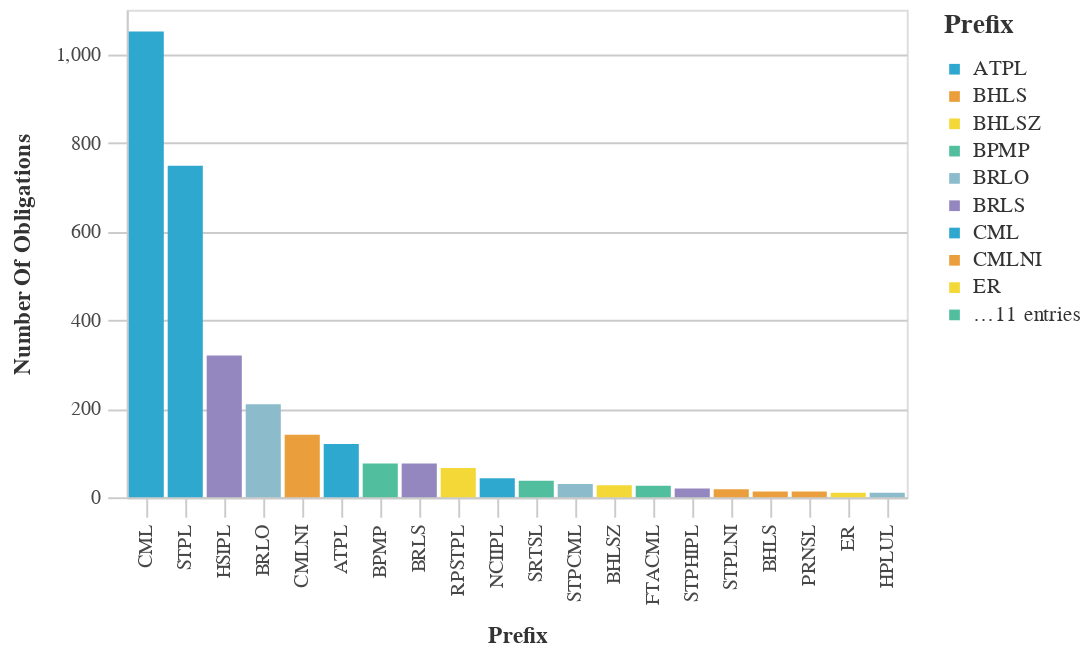

Write notebook code for a chart like this one.
### Code cell
#Bar chart with the Most Used Prefix Counts
chart_df = (df_top>>filter(_.variable=='prefix')).rename(columns={"value":"Prefix",
                                 "count":"Number of Obligations"})
chart9= (_dla_utils_reports.basic_bar_chart_no_save(chart_df, 'Prefix', 'Number of Obligations', 'Prefix', district))
    
display(HTML("<h4><strong>Most Used Prefix Codes</strong></h4>"))
display(chart9)

### Figure 1 — Vega-Lite specification as saved in the notebook (floating-point values rounded to 4 significant figures)
{"config": {"view": {"continuousWidth": 400, "continuousHeight": 300}, "axis": {"domainColor": "#cbcbcb", "grid": true, "gridColor": "#cbcbcb", "gridWidth": 1, "labelColor": "#474747", "labelFont": "Nunito Sans", "labelFontSize": 10, "labelPadding": 4, "tickColor": "#cbcbcb", "tickSize": 10, "titleColor": "#333", "titleFont": "Raleway", "titleFontSize": 12, "titlePadding": 10}, "axisBand": {"grid": false}, "background": "white", "font": "Raleway", "header": {"labelFont": "Nunito Sans", "titleFont": "Raleway"}, "legend": {"labelColor": "#333", "labelFont": "Nunito Sans", "labelFontSize": 11, "labelLimit": 0, "padding": 1, "symbolSize": 30, "symbolType": "square", "titleColor": "#333", "titleFont": "Raleway", "titleFontSize": 14, "titlePadding": 10}, "title": {"anchor": "middle", "font": "Raleway", "fontSize": 18, "fontWeight": 300, "offset": 20}}, "data": {"name": "data-08107c06fc86c6dde0b71209014f1ac6"}, "mark": "bar", "encoding": {"color": {"field": "Prefix", "legend": {"symbolLimit": 10, "title": "Prefix"}, "scale": {"range": ["#2EA8CE", "#EB9F3C", "#F4D837", "#51BF9D", "#8CBCCB", "#9487C0"]}, "type": "nominal"}, "tooltip": [{"field": "Prefix", "type": "nominal"}, {"field": "Number of Obligations", "type": "quantitative"}], "x": {"field": "Prefix", "sort": "-y", "title": "Prefix", "type": "nominal"}, "y": {"field": "Number of Obligations", "title": "Number Of Obligations", "type": "quantitative"}}, "height": 250, "width": 400, "$schema": "https://vega.github.io/schema/vega-lite/v4.17.0.json", "datasets": {"data-08107c06fc86c6dde0b71209014f1ac6": [{"Prefix": "CML", "Number of Obligations": 1051, "variable": "prefix"}, {"Prefix": "STPL", "Number of Obligations": 748, "variable": "prefix"}, {"Prefix": "HSIPL", "Number of Obligations": 320, "variable": "prefix"}, {"Prefix": "BRLO", "Number of Obligations": 210, "variable": "prefix"}, {"Prefix": "CMLNI", "Number of Obligations": 141, "variable": "prefix"}, {"Prefix": "ATPL", "Number of Obligations": 120, "variable": "prefix"}, {"Prefix": "BPMP", "Number of Obligations": 76, "variable": "prefix"}, {"Prefix": "BRLS", "Number of Obligations": 76, "variable": "prefix"}, {"Prefix": "RPSTPL", "Number of Obligations": 66, "variable": "prefix"}, {"Prefix": "NCIIPL", "Number of Obligations": 43, "variable": "prefix"}, {"Prefix": "SRTSL", "Number of Obligations": 37, "variable": "prefix"}, {"Prefix": "STPCML", "Number of Obligations": 30, "variable": "prefix"}, {"Prefix": "BHLSZ", "Number of Obligations": 27, "variable": "prefix"}, {"Prefix": "FTACML", "Number of Obligations": 26, "variable": "prefix"}, {"Prefix": "STPHIPL", "Number of Obligations": 20, "variable": "prefix"}, {"Prefix": "STPLNI", "Number of Obligations": 18, "variable": "prefix"}, {"Prefix": "BHLS", "Number of Obligations": 13, "variable": "prefix"}, {"Prefix": "PRNSL", "Number of Obligations": 13, "variable": "prefix"}, {"Prefix": "ER", "Number of Obligations": 10, "variable": "prefix"}, {"Prefix": "HPLUL", "Number of Obligations": 10, "variable": "prefix"}]}}
